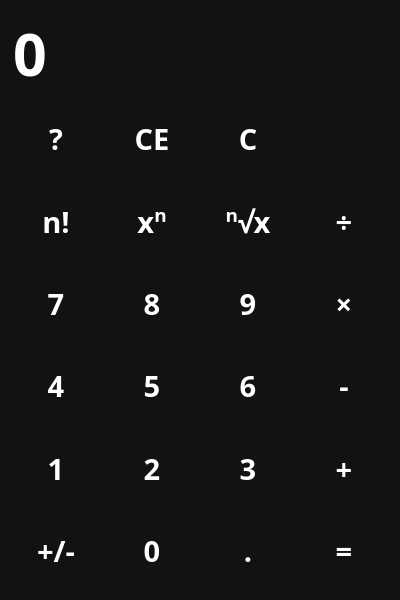
<?xml version="1.0" encoding="UTF-8"?>
<ui version="4.0">
 <class>Widget</class>
 <widget class="QWidget" name="Widget">
  <property name="geometry">
   <rect>
    <x>0</x>
    <y>0</y>
    <width>400</width>
    <height>600</height>
   </rect>
  </property>
  <property name="minimumSize">
   <size>
    <width>400</width>
    <height>600</height>
   </size>
  </property>
  <property name="windowTitle">
   <string>Widget</string>
  </property>
  <property name="windowIcon">
   <iconset resource="resources.qrc">
    <normaloff>:/icons/pics/fx.png</normaloff>:/icons/pics/fx.png</iconset>
  </property>
  <property name="styleSheet">
   <string notr="true">QWidget {
	color: white;
	background-color: #121212;
	font-family: &quot;Open Sans&quot;;
	font-size: 22pt;
	font-weight: 600;
	background-position: center;
}

QPushButton {
	background-color: transparent;
	border: none;
}

QMainWindow {
	background-image: url(:/icons/pics/wallpaper.jpg);
}


</string>
  </property>
  <property name="locale">
   <locale language="English" country="UnitedStates"/>
  </property>
  <layout class="QVBoxLayout" name="verticalLayout">
   <item>
    <widget class="QLineEdit" name="lineEdit">
     <property name="sizePolicy">
      <sizepolicy hsizetype="Expanding" vsizetype="Maximum">
       <horstretch>0</horstretch>
       <verstretch>0</verstretch>
      </sizepolicy>
     </property>
     <property name="font">
      <font>
       <family>Open Sans</family>
       <pointsize>44</pointsize>
       <bold>true</bold>
      </font>
     </property>
     <property name="styleSheet">
      <string notr="true">font-size: 44pt;
border: none;</string>
     </property>
     <property name="locale">
      <locale language="English" country="UnitedStates"/>
     </property>
     <property name="text">
      <string>0</string>
     </property>
    </widget>
   </item>
   <item>
    <layout class="QGridLayout" name="gridLayout" rowstretch="0,0,0,0,0,0,0">
     <property name="sizeConstraint">
      <enum>QLayout::SetDefaultConstraint</enum>
     </property>
     <item row="0" column="2">
      <widget class="QPushButton" name="but_ce">
       <property name="sizePolicy">
        <sizepolicy hsizetype="Minimum" vsizetype="Expanding">
         <horstretch>0</horstretch>
         <verstretch>0</verstretch>
        </sizepolicy>
       </property>
       <property name="font">
        <font>
         <family>Open Sans</family>
         <pointsize>22</pointsize>
         <bold>true</bold>
        </font>
       </property>
       <property name="locale">
        <locale language="English" country="UnitedStates"/>
       </property>
       <property name="text">
        <string>CE</string>
       </property>
      </widget>
     </item>
     <item row="3" column="3">
      <widget class="QPushButton" name="but_9">
       <property name="sizePolicy">
        <sizepolicy hsizetype="Minimum" vsizetype="Expanding">
         <horstretch>0</horstretch>
         <verstretch>0</verstretch>
        </sizepolicy>
       </property>
       <property name="font">
        <font>
         <family>Open Sans</family>
         <pointsize>22</pointsize>
         <bold>true</bold>
        </font>
       </property>
       <property name="locale">
        <locale language="English" country="UnitedStates"/>
       </property>
       <property name="text">
        <string>9</string>
       </property>
       <property name="shortcut">
        <string>9</string>
       </property>
      </widget>
     </item>
     <item row="6" column="1">
      <widget class="QPushButton" name="but_sign">
       <property name="sizePolicy">
        <sizepolicy hsizetype="Minimum" vsizetype="Expanding">
         <horstretch>0</horstretch>
         <verstretch>0</verstretch>
        </sizepolicy>
       </property>
       <property name="font">
        <font>
         <family>Open Sans</family>
         <pointsize>22</pointsize>
         <bold>true</bold>
        </font>
       </property>
       <property name="locale">
        <locale language="English" country="UnitedStates"/>
       </property>
       <property name="text">
        <string>+/-</string>
       </property>
      </widget>
     </item>
     <item row="5" column="1">
      <widget class="QPushButton" name="but_1">
       <property name="sizePolicy">
        <sizepolicy hsizetype="Minimum" vsizetype="Expanding">
         <horstretch>0</horstretch>
         <verstretch>0</verstretch>
        </sizepolicy>
       </property>
       <property name="font">
        <font>
         <family>Open Sans</family>
         <pointsize>22</pointsize>
         <bold>true</bold>
        </font>
       </property>
       <property name="locale">
        <locale language="English" country="UnitedStates"/>
       </property>
       <property name="text">
        <string>1</string>
       </property>
       <property name="shortcut">
        <string>1</string>
       </property>
      </widget>
     </item>
     <item row="2" column="3">
      <widget class="QPushButton" name="but_sqrt">
       <property name="sizePolicy">
        <sizepolicy hsizetype="Minimum" vsizetype="Expanding">
         <horstretch>0</horstretch>
         <verstretch>0</verstretch>
        </sizepolicy>
       </property>
       <property name="font">
        <font>
         <family>Open Sans</family>
         <pointsize>22</pointsize>
         <bold>true</bold>
        </font>
       </property>
       <property name="locale">
        <locale language="English" country="UnitedStates"/>
       </property>
       <property name="text">
        <string>ⁿ√x</string>
       </property>
      </widget>
     </item>
     <item row="6" column="3">
      <widget class="QPushButton" name="but_point">
       <property name="sizePolicy">
        <sizepolicy hsizetype="Minimum" vsizetype="Expanding">
         <horstretch>0</horstretch>
         <verstretch>0</verstretch>
        </sizepolicy>
       </property>
       <property name="font">
        <font>
         <family>Open Sans</family>
         <pointsize>22</pointsize>
         <bold>true</bold>
        </font>
       </property>
       <property name="locale">
        <locale language="English" country="UnitedStates"/>
       </property>
       <property name="text">
        <string>.</string>
       </property>
       <property name="shortcut">
        <string>.</string>
       </property>
      </widget>
     </item>
     <item row="5" column="4">
      <widget class="QPushButton" name="but_plus">
       <property name="sizePolicy">
        <sizepolicy hsizetype="Minimum" vsizetype="Expanding">
         <horstretch>0</horstretch>
         <verstretch>0</verstretch>
        </sizepolicy>
       </property>
       <property name="font">
        <font>
         <family>Open Sans</family>
         <pointsize>22</pointsize>
         <bold>true</bold>
        </font>
       </property>
       <property name="locale">
        <locale language="English" country="UnitedStates"/>
       </property>
       <property name="text">
        <string>+</string>
       </property>
       <property name="shortcut">
        <string>+</string>
       </property>
      </widget>
     </item>
     <item row="6" column="2">
      <widget class="QPushButton" name="but_0">
       <property name="sizePolicy">
        <sizepolicy hsizetype="Minimum" vsizetype="Expanding">
         <horstretch>0</horstretch>
         <verstretch>0</verstretch>
        </sizepolicy>
       </property>
       <property name="font">
        <font>
         <family>Open Sans</family>
         <pointsize>22</pointsize>
         <bold>true</bold>
        </font>
       </property>
       <property name="locale">
        <locale language="English" country="UnitedStates"/>
       </property>
       <property name="text">
        <string>0</string>
       </property>
       <property name="shortcut">
        <string>0</string>
       </property>
      </widget>
     </item>
     <item row="3" column="2">
      <widget class="QPushButton" name="but_8">
       <property name="sizePolicy">
        <sizepolicy hsizetype="Minimum" vsizetype="Expanding">
         <horstretch>0</horstretch>
         <verstretch>0</verstretch>
        </sizepolicy>
       </property>
       <property name="font">
        <font>
         <family>Open Sans</family>
         <pointsize>22</pointsize>
         <bold>true</bold>
        </font>
       </property>
       <property name="locale">
        <locale language="English" country="UnitedStates"/>
       </property>
       <property name="text">
        <string>8</string>
       </property>
       <property name="shortcut">
        <string>8</string>
       </property>
      </widget>
     </item>
     <item row="4" column="3">
      <widget class="QPushButton" name="but_6">
       <property name="sizePolicy">
        <sizepolicy hsizetype="Minimum" vsizetype="Expanding">
         <horstretch>0</horstretch>
         <verstretch>0</verstretch>
        </sizepolicy>
       </property>
       <property name="font">
        <font>
         <family>Open Sans</family>
         <pointsize>22</pointsize>
         <bold>true</bold>
        </font>
       </property>
       <property name="locale">
        <locale language="English" country="UnitedStates"/>
       </property>
       <property name="text">
        <string>6</string>
       </property>
       <property name="shortcut">
        <string>6</string>
       </property>
      </widget>
     </item>
     <item row="5" column="2">
      <widget class="QPushButton" name="but_2">
       <property name="sizePolicy">
        <sizepolicy hsizetype="Minimum" vsizetype="Expanding">
         <horstretch>0</horstretch>
         <verstretch>0</verstretch>
        </sizepolicy>
       </property>
       <property name="font">
        <font>
         <family>Open Sans</family>
         <pointsize>22</pointsize>
         <bold>true</bold>
        </font>
       </property>
       <property name="locale">
        <locale language="English" country="UnitedStates"/>
       </property>
       <property name="text">
        <string>2</string>
       </property>
       <property name="shortcut">
        <string>2</string>
       </property>
      </widget>
     </item>
     <item row="5" column="3">
      <widget class="QPushButton" name="but_3">
       <property name="sizePolicy">
        <sizepolicy hsizetype="Minimum" vsizetype="Expanding">
         <horstretch>0</horstretch>
         <verstretch>0</verstretch>
        </sizepolicy>
       </property>
       <property name="font">
        <font>
         <family>Open Sans</family>
         <pointsize>22</pointsize>
         <bold>true</bold>
        </font>
       </property>
       <property name="locale">
        <locale language="English" country="UnitedStates"/>
       </property>
       <property name="text">
        <string>3</string>
       </property>
       <property name="shortcut">
        <string>3</string>
       </property>
      </widget>
     </item>
     <item row="2" column="1">
      <widget class="QPushButton" name="but_fact">
       <property name="sizePolicy">
        <sizepolicy hsizetype="Minimum" vsizetype="Expanding">
         <horstretch>0</horstretch>
         <verstretch>0</verstretch>
        </sizepolicy>
       </property>
       <property name="font">
        <font>
         <family>Open Sans</family>
         <pointsize>22</pointsize>
         <bold>true</bold>
        </font>
       </property>
       <property name="locale">
        <locale language="English" country="UnitedStates"/>
       </property>
       <property name="text">
        <string>n!</string>
       </property>
       <property name="shortcut">
        <string>!</string>
       </property>
      </widget>
     </item>
     <item row="0" column="3">
      <widget class="QPushButton" name="but_c">
       <property name="sizePolicy">
        <sizepolicy hsizetype="Minimum" vsizetype="Expanding">
         <horstretch>0</horstretch>
         <verstretch>0</verstretch>
        </sizepolicy>
       </property>
       <property name="font">
        <font>
         <family>Open Sans</family>
         <pointsize>22</pointsize>
         <bold>true</bold>
        </font>
       </property>
       <property name="locale">
        <locale language="English" country="UnitedStates"/>
       </property>
       <property name="text">
        <string>C</string>
       </property>
       <property name="shortcut">
        <string>Del</string>
       </property>
      </widget>
     </item>
     <item row="4" column="2">
      <widget class="QPushButton" name="but_5">
       <property name="sizePolicy">
        <sizepolicy hsizetype="Minimum" vsizetype="Expanding">
         <horstretch>0</horstretch>
         <verstretch>0</verstretch>
        </sizepolicy>
       </property>
       <property name="font">
        <font>
         <family>Open Sans</family>
         <pointsize>22</pointsize>
         <bold>true</bold>
        </font>
       </property>
       <property name="locale">
        <locale language="English" country="UnitedStates"/>
       </property>
       <property name="text">
        <string>5</string>
       </property>
       <property name="shortcut">
        <string>5</string>
       </property>
      </widget>
     </item>
     <item row="2" column="2">
      <widget class="QPushButton" name="but_pow">
       <property name="sizePolicy">
        <sizepolicy hsizetype="Minimum" vsizetype="Expanding">
         <horstretch>0</horstretch>
         <verstretch>0</verstretch>
        </sizepolicy>
       </property>
       <property name="font">
        <font>
         <family>Open Sans</family>
         <pointsize>22</pointsize>
         <bold>true</bold>
        </font>
       </property>
       <property name="locale">
        <locale language="English" country="UnitedStates"/>
       </property>
       <property name="text">
        <string>xⁿ</string>
       </property>
       <property name="shortcut">
        <string>^</string>
       </property>
      </widget>
     </item>
     <item row="3" column="1">
      <widget class="QPushButton" name="but_7">
       <property name="sizePolicy">
        <sizepolicy hsizetype="Minimum" vsizetype="Expanding">
         <horstretch>0</horstretch>
         <verstretch>0</verstretch>
        </sizepolicy>
       </property>
       <property name="font">
        <font>
         <family>Open Sans</family>
         <pointsize>22</pointsize>
         <bold>true</bold>
        </font>
       </property>
       <property name="locale">
        <locale language="English" country="UnitedStates"/>
       </property>
       <property name="text">
        <string>7</string>
       </property>
       <property name="shortcut">
        <string>7</string>
       </property>
      </widget>
     </item>
     <item row="6" column="4">
      <widget class="QPushButton" name="but_equals">
       <property name="sizePolicy">
        <sizepolicy hsizetype="Minimum" vsizetype="Expanding">
         <horstretch>0</horstretch>
         <verstretch>0</verstretch>
        </sizepolicy>
       </property>
       <property name="font">
        <font>
         <family>Open Sans</family>
         <pointsize>22</pointsize>
         <bold>true</bold>
        </font>
       </property>
       <property name="locale">
        <locale language="English" country="UnitedStates"/>
       </property>
       <property name="text">
        <string>=</string>
       </property>
       <property name="shortcut">
        <string>=</string>
       </property>
      </widget>
     </item>
     <item row="4" column="4">
      <widget class="QPushButton" name="but_minus">
       <property name="sizePolicy">
        <sizepolicy hsizetype="Minimum" vsizetype="Expanding">
         <horstretch>0</horstretch>
         <verstretch>0</verstretch>
        </sizepolicy>
       </property>
       <property name="font">
        <font>
         <family>Open Sans</family>
         <pointsize>22</pointsize>
         <bold>true</bold>
        </font>
       </property>
       <property name="locale">
        <locale language="English" country="UnitedStates"/>
       </property>
       <property name="text">
        <string>-</string>
       </property>
       <property name="shortcut">
        <string>-</string>
       </property>
      </widget>
     </item>
     <item row="3" column="4">
      <widget class="QPushButton" name="but_mult">
       <property name="sizePolicy">
        <sizepolicy hsizetype="Minimum" vsizetype="Expanding">
         <horstretch>0</horstretch>
         <verstretch>0</verstretch>
        </sizepolicy>
       </property>
       <property name="font">
        <font>
         <family>Open Sans</family>
         <pointsize>22</pointsize>
         <bold>true</bold>
        </font>
       </property>
       <property name="locale">
        <locale language="English" country="UnitedStates"/>
       </property>
       <property name="text">
        <string>×</string>
       </property>
       <property name="shortcut">
        <string>*</string>
       </property>
      </widget>
     </item>
     <item row="4" column="1">
      <widget class="QPushButton" name="but_4">
       <property name="sizePolicy">
        <sizepolicy hsizetype="Minimum" vsizetype="Expanding">
         <horstretch>0</horstretch>
         <verstretch>0</verstretch>
        </sizepolicy>
       </property>
       <property name="font">
        <font>
         <family>Open Sans</family>
         <pointsize>22</pointsize>
         <bold>true</bold>
        </font>
       </property>
       <property name="locale">
        <locale language="English" country="UnitedStates"/>
       </property>
       <property name="text">
        <string>4</string>
       </property>
       <property name="shortcut">
        <string>4</string>
       </property>
      </widget>
     </item>
     <item row="0" column="4">
      <widget class="QPushButton" name="but_bs">
       <property name="sizePolicy">
        <sizepolicy hsizetype="Minimum" vsizetype="Expanding">
         <horstretch>0</horstretch>
         <verstretch>0</verstretch>
        </sizepolicy>
       </property>
       <property name="font">
        <font>
         <family>Open Sans</family>
         <pointsize>22</pointsize>
         <bold>true</bold>
        </font>
       </property>
       <property name="locale">
        <locale language="English" country="UnitedStates"/>
       </property>
       <property name="text">
        <string/>
       </property>
       <property name="icon">
        <iconset resource="resources.qrc">
         <normaloff>:/icons/pics/backspace.png</normaloff>:/icons/pics/backspace.png</iconset>
       </property>
       <property name="iconSize">
        <size>
         <width>32</width>
         <height>32</height>
        </size>
       </property>
       <property name="shortcut">
        <string>Backspace</string>
       </property>
      </widget>
     </item>
     <item row="0" column="1">
      <widget class="QPushButton" name="but8_9">
       <property name="sizePolicy">
        <sizepolicy hsizetype="Minimum" vsizetype="Expanding">
         <horstretch>0</horstretch>
         <verstretch>0</verstretch>
        </sizepolicy>
       </property>
       <property name="font">
        <font>
         <family>Open Sans</family>
         <pointsize>22</pointsize>
         <bold>true</bold>
        </font>
       </property>
       <property name="locale">
        <locale language="English" country="UnitedStates"/>
       </property>
       <property name="text">
        <string>?</string>
       </property>
      </widget>
     </item>
     <item row="2" column="4">
      <widget class="QPushButton" name="but_div">
       <property name="sizePolicy">
        <sizepolicy hsizetype="Minimum" vsizetype="Expanding">
         <horstretch>0</horstretch>
         <verstretch>0</verstretch>
        </sizepolicy>
       </property>
       <property name="font">
        <font>
         <family>Open Sans</family>
         <pointsize>22</pointsize>
         <bold>true</bold>
        </font>
       </property>
       <property name="locale">
        <locale language="English" country="UnitedStates"/>
       </property>
       <property name="text">
        <string>÷</string>
       </property>
       <property name="shortcut">
        <string>/</string>
       </property>
      </widget>
     </item>
    </layout>
   </item>
  </layout>
 </widget>
 <resources>
  <include location="resources.qrc"/>
 </resources>
 <connections/>
</ui>
